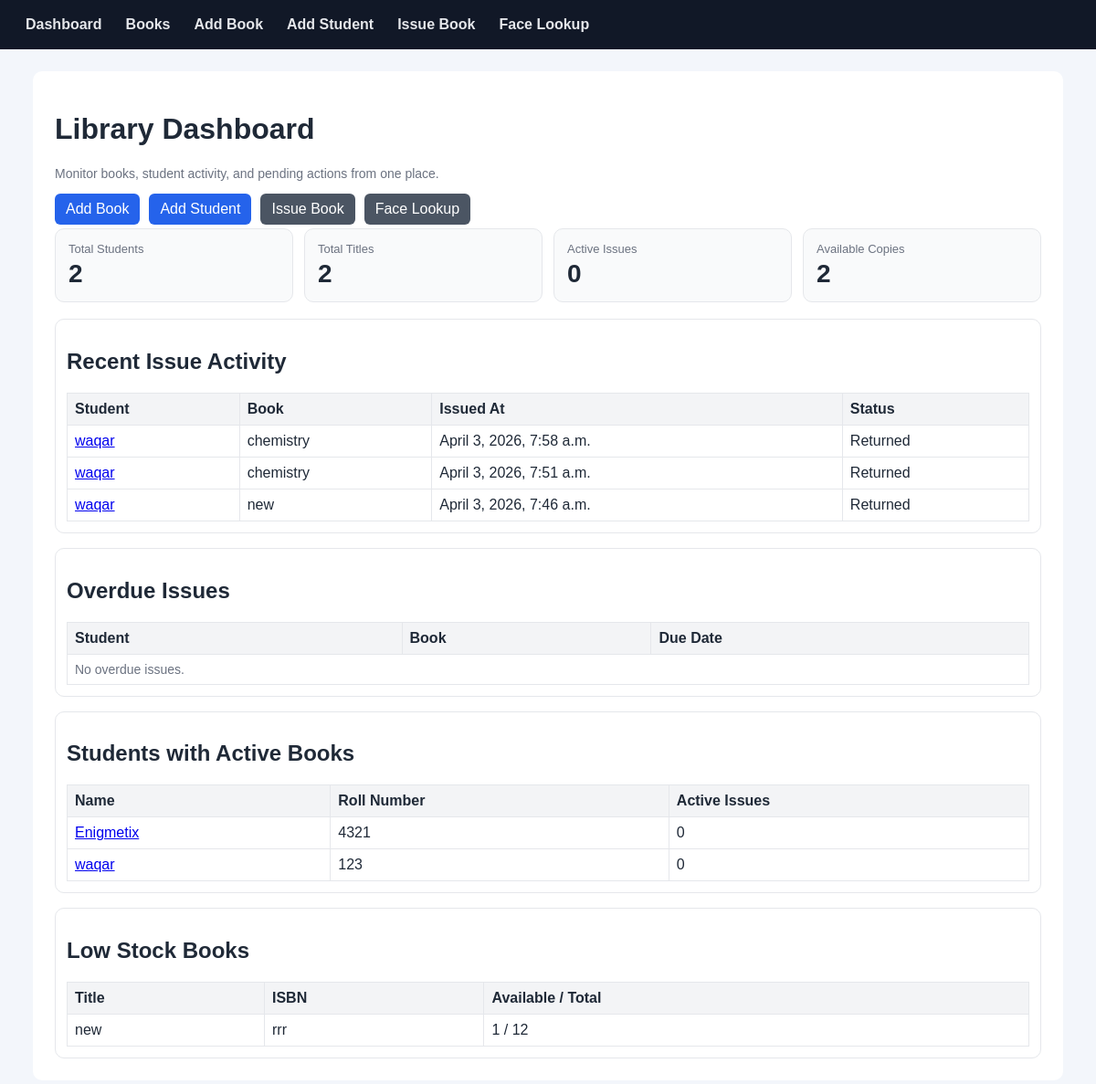
The page / on the database its author committed.
### books/models.py (models this page shows, shortened)
class IssueRecord(models.Model):
    student = models.ForeignKey('students.Student', on_delete=models.CASCADE, related_name='issue_records')
    book = models.ForeignKey(Book, on_delete=models.CASCADE, related_name='issue_records')
    issued_at = models.DateTimeField(auto_now_add=True)
    due_date = models.DateField(blank=True, null=True)
    returned_at = models.DateTimeField(blank=True, null=True)
    class Meta:
        ordering = ('-issued_at',)
        constraints = [
            models.UniqueConstraint(
                fields=('student', 'book'),
                condition=Q(returned_at__isnull=True),
                name='unique_active_issue_per_student_book',
            )
        ]

class Book(models.Model):
    title = models.CharField(max_length=200)
    author = models.CharField(max_length=120)
    isbn = models.CharField(max_length=20, unique=True)
    total_copies = models.PositiveIntegerField(default=1)
    available_copies = models.PositiveIntegerField(default=1)
    created_at = models.DateTimeField(auto_now_add=True)
    class Meta:
        ordering = ('title',)

### students/models.py (models this page shows, shortened)
class Student(models.Model):
    name = models.CharField(max_length=120)
    roll_number = models.CharField(max_length=40, unique=True)
    books_issued = models.PositiveIntegerField(default=0)
    face_image = models.ImageField(upload_to='student_faces/')

### books/views.py (the view)
# urls.py: path('', views.dashboard, name='dashboard'),
def dashboard(request: HttpRequest) -> HttpResponse:
    summary = {
        'students': Student.objects.count(),
        'books': Book.objects.count(),
        'active_issues': IssueRecord.objects.filter(returned_at__isnull=True).count(),
        'available_books': Book.objects.aggregate(total=Sum('available_copies'))['total'] or 0,
    }
    recent_issues = IssueRecord.objects.select_related('student', 'book')[:8]
    top_students = (
        Student.objects.annotate(active_issues=Count('issue_records', filter=Q(issue_records__returned_at__isnull=True)))
        .order_by('-active_issues', 'name')[:8]
    )
    overdue_issues = IssueRecord.objects.filter(
        returned_at__isnull=True,
        due_date__lt=timezone.localdate(),
    ).select_related('student', 'book')[:8]
    low_stock_books = Book.objects.filter(available_copies__lte=F('total_copies') / 2).order_by('available_copies', 'title')[:8]
    return render(
        request,
        'books/dashboard.html',
        {
            'summary': summary,
            'recent_issues': recent_issues,
            'top_students': top_students,
            'overdue_issues': overdue_issues,
            'low_stock_books': low_stock_books,
        },
    )

### books/templates/books/dashboard.html
{% extends 'base.html' %}
{% block content %}
<h1>Library Dashboard</h1>
<p class="muted">Monitor books, student activity, and pending actions from one place.</p>
<div class="quick-actions">
    <a class="btn" href="/books/add/">Add Book</a>
    <a class="btn" href="/students/add/">Add Student</a>
    <a class="btn btn-secondary" href="/books/issue/">Issue Book</a>
    <a class="btn btn-secondary" href="/face-lookup/">Face Lookup</a>
</div>
<div class="cards">
    <div class="card">
        <div class="label">Total Students</div>
        <div class="value">{{ summary.students }}</div>
    </div>
    <div class="card">
        <div class="label">Total Titles</div>
        <div class="value">{{ summary.books }}</div>
    </div>
    <div class="card">
        <div class="label">Active Issues</div>
        <div class="value">{{ summary.active_issues }}</div>
    </div>
    <div class="card">
        <div class="label">Available Copies</div>
        <div class="value">{{ summary.available_books }}</div>
    </div>
</div>
<div class="panel">
<h2>Recent Issue Activity</h2>
<table>
    <thead>
    <tr>
        <th>Student</th>
        <th>Book</th>
        <th>Issued At</th>
        <th>Status</th>
    </tr>
    </thead>
    <tbody>
    {% for issue in recent_issues %}
        <tr>
            <td><a href="/students/{{ issue.student_id }}/">{{ issue.student.name }}</a></td>
            <td>{{ issue.book.title }}</td>
            <td>{{ issue.issued_at }}</td>
            <td>{% if issue.returned_at %}Returned{% else %}Issued{% endif %}</td>
        </tr>
    {% empty %}
        <tr><td colspan="4" class="muted">No issue records yet.</td></tr>
    {% endfor %}
    </tbody>
</table>
</div>
<div class="panel">
<h2>Overdue Issues</h2>
<table>
    <thead>
    <tr>
        <th>Student</th>
        <th>Book</th>
        <th>Due Date</th>
    </tr>
    </thead>
    <tbody>
    {% for issue in overdue_issues %}
        <tr>
            <td><a href="/students/{{ issue.student_id }}/">{{ issue.student.name }}</a></td>
            <td>{{ issue.book.title }}</td>
            <td>{{ issue.due_date }}</td>
        </tr>
    {% empty %}
        <tr><td colspan="3" class="muted">No overdue issues.</td></tr>
    {% endfor %}
    </tbody>
</table>
</div>
<div class="panel">
<h2>Students with Active Books</h2>
<table>
    <thead>
    <tr>
        <th>Name</th>
        <th>Roll Number</th>
        <th>Active Issues</th>
    </tr>
    </thead>
    <tbody>
    {% for student in top_students %}
        <tr>
            <td><a href="/students/{{ student.id }}/">{{ student.name }}</a></td>
            <td>{{ student.roll_number }}</td>
            <td>{{ student.active_issues }}</td>
        </tr>
    {% empty %}
        <tr><td colspan="3" class="muted">No student records found.</td></tr>
    {% endfor %}
    </tbody>
</table>
</div>
<div class="panel">
<h2>Low Stock Books</h2>
<table>
    <thead>
    <tr>
        <th>Title</th>
        <th>ISBN</th>
        <th>Available / Total</th>
    </tr>
    </thead>
    <tbody>
    {% for book in low_stock_books %}
        <tr>
            <td>{{ book.title }}</td>
            <td>{{ book.isbn }}</td>
            <td>{{ book.available_copies }} / {{ book.total_copies }}</td>
        </tr>
    {% empty %}
        <tr><td colspan="3" class="muted">No low stock books.</td></tr>
    {% endfor %}
    </tbody>
</table>
</div>
{% endblock %}

### templates/base.html (shortened to what this page needs)
<!doctype html>
<html lang="en">
<head>
</head>
<body>
<nav>
    <a href="/">Dashboard</a>
    <a href="/books/">Books</a>
    <a href="/books/add/">Add Book</a>
    <a href="/students/add/">Add Student</a>
    <a href="/books/issue/">Issue Book</a>
    <a href="/face-lookup/">Face Lookup</a>
</nav>
<div class="container">
    {% block content %}{% endblock %}
</div>
</body>
</html>

### templates/base.html (style rules this page uses)
body { font-family: Arial, sans-serif; margin: 0; background: #f3f6fb; color: #1f2937; }
nav { background: #111827; padding: 12px 20px; display: flex; flex-wrap: wrap; gap: 10px; }
nav a { color: #e5e7eb; text-decoration: none; font-weight: 600; padding: 6px 8px; border-radius: 6px; }
.container { max-width: 1080px; margin: 24px auto; background: #ffffff; padding: 24px; border-radius: 10px; }
.cards { display: grid; grid-template-columns: repeat(auto-fit, minmax(180px, 1fr)); gap: 12px; margin-bottom: 18px; }
.card { border: 1px solid #e5e7eb; border-radius: 10px; padding: 14px; background: #f9fafb; }
.card .label { color: #6b7280; font-size: 13px; }
.card .value { font-size: 28px; font-weight: 700; margin-top: 4px; }
.panel { border: 1px solid #e5e7eb; border-radius: 10px; padding: 12px; margin-top: 16px; }
.quick-actions { display: flex; flex-wrap: wrap; gap: 10px; margin: 10px 0 4px; }
table { width: 100%; border-collapse: collapse; margin-top: 12px; }
th, td { border: 1px solid #e5e7eb; padding: 8px; text-align: left; }
th { background: #f3f4f6; }
.btn { display: inline-block; background: #2563eb; color: #fff; border: 0; border-radius: 6px; padding: 8px 12px; text-decoration: none; cursor: pointer; }
.btn-secondary { background: #4b5563; }
.muted { color: #6b7280; font-size: 14px; }

### rows shown on the page
IssueRecord: student.name "waqar", book "chemistry", issued_at "April 3, 2026, 7:58 a.m.", shows "Returned"
IssueRecord: student.name "waqar", book "chemistry", issued_at "April 3, 2026, 7:51 a.m.", shows "Returned"
IssueRecord: student.name "waqar", book "new", issued_at "April 3, 2026, 7:46 a.m.", shows "Returned"
Student: name "Enigmetix", roll_number "4321", active_issues "0"
Student: name "waqar", roll_number "123", active_issues "0"
Book: title "new", isbn "rrr", available_copies "1", total_copies "12"

### other values the page prints
{{ summary.students }} "2"
{{ summary.books }} "2"
{{ summary.active_issues }} "0"
{{ summary.available_books }} "2"
